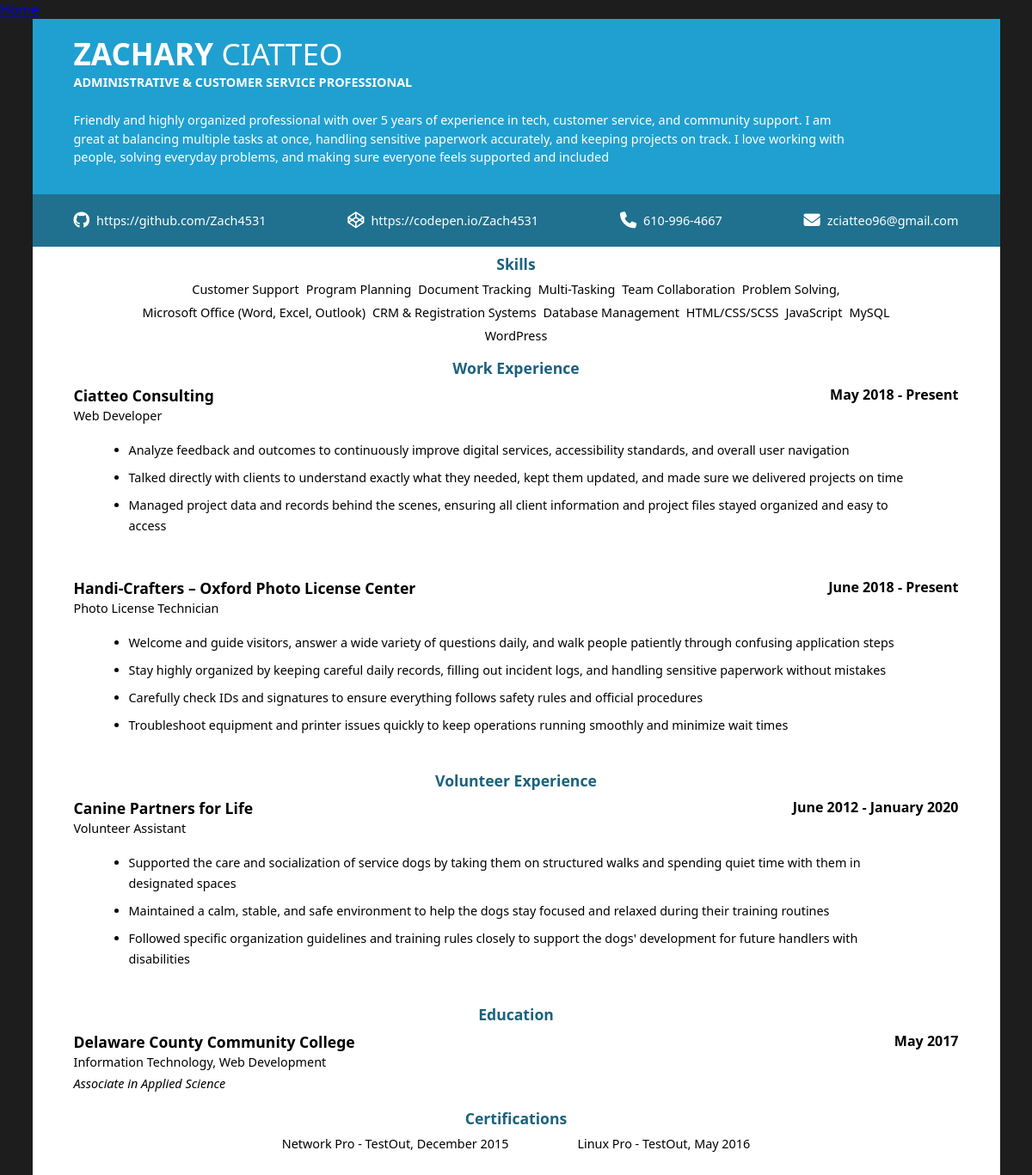
Screenshot of /resume/1 with the database file from the repository.
### builder/models.py (models this page shows, shortened)
class Profile(models.Model):
    first_name = models.CharField(max_length=100)
    last_name = models.CharField(max_length=100)
    email = models.EmailField()
    phone = models.CharField(max_length=20)
    github = models.URLField(blank=True, null=True)
    cpen = models.URLField(blank=True, null=True)

class Resume(models.Model):
    name = models.CharField(max_length=100)
    summary = models.TextField(blank=True, null=True)
    skills = models.ManyToManyField('Skill', related_name='skills', blank=True)
    jobs = models.ManyToManyField('WorkExperience', related_name='jobs', blank=True)
    volunteer_experiences = models.ManyToManyField('Volunteer', related_name='volunteer_experiences', blank=True)
    certifications = models.ManyToManyField('Certification', related_name='certifications', blank=True)

class Skill(models.Model):
    name = models.CharField(max_length=100)

class WorkExperience(models.Model):
    company = models.CharField(max_length=100)
    position = models.CharField(max_length=100)
    start_month = models.CharField(max_length=20, choices=MONTH_CHOICES)
    start_year = models.IntegerField(default=0)
    end_month = models.CharField(max_length=20, choices=MONTH_CHOICES)
    end_year = models.IntegerField(default=0)
    present = models.BooleanField(default=False)

class JobDuty(models.Model):
    job = models.ForeignKey(WorkExperience, on_delete=models.CASCADE, related_name='job_duties')
    description = models.TextField()

class Volunteer(models.Model):
    organization = models.CharField(max_length=100)
    role = models.CharField(max_length=100)
    start_month = models.CharField(max_length=20, choices=MONTH_CHOICES)
    start_year = models.IntegerField()
    end_month = models.CharField(max_length=20, choices=MONTH_CHOICES)
    end_year = models.IntegerField()
    present = models.BooleanField(default=False)

class VoulunteerDuty(models.Model):
    volunteer = models.ForeignKey(Volunteer, on_delete=models.CASCADE, related_name='volunteer_duties')
    description = models.TextField()

class Education(models.Model):
    institution = models.CharField(max_length=100)
    degree = models.CharField(max_length=100)
    major = models.CharField(max_length=100)
    month = models.CharField(max_length=20, choices=MONTH_CHOICES)
    year = models.IntegerField()

class Certification(models.Model):
    name = models.CharField(max_length=100)
    institution = models.CharField(max_length=100)
    month = models.CharField(max_length=20, choices=MONTH_CHOICES)
    year = models.IntegerField()

### builder/views.py (the view)
# urls.py: path('resume/<int:resume_id>', views.resume, name='resume'),
def resume(request, resume_id):
    resume = Resume.objects.get(id=resume_id)
    return render(request, 'builder/resume.html', {
        'resume': resume,
        'profile': Profile.objects.first(),
        'education': Education.objects.all(),
    })

### builder/templates/builder/resume.html
{% extends 'builder/layout.html' %}
{% block body %}
  <a href="{% url 'index' %}">Home</a>
  <div class="resume">
    <div class="header">
      <h1><span>{{ profile.first_name }}</span> {{ profile.last_name }}</h1>
      <p>{{ resume.name }}</p>
    </div>
    <div class="summary">
      <p>{{ resume.summary }}</p>
    </div>
    <div class="contact">
      {% if profile.github %}
        <p>
          <i class="fab fa-github"></i> <a href="{{ profile.github }}">{{ profile.github }}</a>
        </p>
      {% endif %}
      {% if profile.cpen %}
        <p>
          <i class="fab fa-codepen"></i> <a href="{{ profile.cpen }}">{{ profile.cpen }}</a>
        </p>
      {% endif %}
      <p>
        <i class="fas fa-phone"></i> {{ profile.phone }}
      </p>
      <p>
        <i class="fas fa-envelope"></i> {{ profile.email }}
      </p>
    </div>
    <div class="content">
      <div class="section">
        <div class="heading">Skills</div>
        <div class="skills">
          {% for skill in resume.skills.all %}
            <div class="skill">{{ skill.name }}</div>
          {% endfor %}
        </div>
      </div>
      <div class="section">
        <div class="heading">Work Experience</div>
        <div class="work-experience">
          {% for item in resume.jobs.all %}
            <div class="work-experience-item">
              <div class="item-header">
                <h3>{{ item.company }}</h3>
                <p>{{ item.position }}</p>
              </div>
              <p>
                {% if item.present %}
                  {{ item.start_month }} {{ item.start_year }} - Present
                {% else %}
                  {{ item.start_month }} {{ item.start_year }} - {{ item.end_month }} {{ item.end_year }}
                {% endif %}
              </p>
              <ul class="job-duties">
                {% for duty in item.job_duties.all %}
                  <li>{{ duty.description }}</li>
                {% endfor %}
              </ul>
            </div>
          {% endfor %}
        </div>
      </div>
      <div class="section">
        <div class="heading">Volunteer Experience</div>
        <div class="volunteer-experience">
          {% for item in resume.volunteer_experiences.all %}
            <div class="volunteer-experience-item">
              <div class="item-header">
                <h3>{{ item.organization }}</h3>
                <p>{{ item.role }}</p>
              </div>
              <p>{{ item.start_month }} {{ item.start_year }} - {{ item.end_month }} {{ item.end_year }}</p>
              <ul class="volunteer-duties">
                {% for duty in item.volunteer_duties.all %}
                  <li>{{ duty.description }}</li>
                {% endfor %}
              </ul>
            </div>
          {% endfor %}
        </div>
      </div>
      <div class="section">
        <div class="heading">Education</div>
        <div class="education">
          {% for item in education %}
            <div class="education-item">
              <div class="item-header">
                <h3>{{ item.institution }}</h3>
                <p>{{ item.major }}</p>
                <i>{{ item.degree }}</i>
              </div>
              <p>{{ item.month }} {{ item.year }}</p>
            </div>
          {% endfor %}
        </div>
      </div>
      <div class="section">
        <div class="heading">Certifications</div>
        <div class="certifications">
          {% for certification in resume.certifications.all %}
            <div class="certification">{{ certification.name }} - {{ certification.institution }}, {{ certification.month }} {{ certification.year }}</div>
          {% endfor %}
        </div>
      </div>
    </div>
  </div>
{% endblock %}

### builder/static/builder/style.css (style rules this page uses)
* { box-sizing: border-box; margin: 0; padding: 0; }
html { background-color: #1d1d1d; }
body { font-family: system-ui, -apple-system, BlinkMacSystemFont, 'Segoe UI', Roboto, Oxygen, Ubuntu, Cantarell, 'Open Sans', 'Helvetica Neue', sans-serif; padding: 0; margin: 0; }
.resume { max-width: 1125px; background-color: white !important; padding-bottom: 1.5rem; margin: 0 auto; }
.content { padding: 0rem 3rem; }
.header, .summary, .contact { padding: 1rem 3rem; color: white; }
.skills { padding: 0rem 3rem; display: flex; flex-wrap: wrap; justify-content: center; gap: 0.5rem; margin: 0 auto; width: 100%; font-size: 0.9rem; font-weight: 500; }
.heading { font-size: 1.1rem; font-weight: bold; padding-block: 0.5rem; text-align: center; color: #1b627d; }
.section { padding: 0rem 0rem 0.5rem 0rem; }
.certification-item, .education-item, .work-experience-item, .volunteer-experience-item { display: grid; grid-template-columns: 1fr 1fr; }
.certifications { display: flex; justify-content: center; gap: 5rem; font-weight: 500; font-size: 0.9rem; }
.education, .work-experience, .volunteer-experience { display: flex; flex-direction: column; gap: 1.5rem; }

### rows the page displays
Profile: first_name "ZACHARY", last_name "CIATTEO", github "https://github.com/Zach4531", cpen "https://codepen.io/Zach4531", phone "610-996-4667", email "zciatteo96@gmail.com"
Resume: name "ADMINISTRATIVE & CUSTOMER SERVICE PROFESSIONAL", summary "Friendly and highly organized professional with over 5 years of experience in tech, customer service, and community support. I am great at balancing multiple tasks at once, handling sensitive paperwork accurately, and keeping projects on track. I love working with people, solving everyday problems, and making sure everyone feels supported and included"
Skill: name "Customer Support"
Skill: name "Program Planning"
Skill: name "Document Tracking"
Skill: name "Multi-Tasking"
Skill: name "Team Collaboration"
Skill: name "Problem Solving,"
Skill: name "Microsoft Office (Word, Excel, Outlook)"
Skill: name "CRM & Registration Systems"
Skill: name "Database Management"
Skill: name "HTML/CSS/SCSS"
Skill: name "JavaScript"
Skill: name "MySQL"
Skill: name "WordPress"
WorkExperience: company "Ciatteo Consulting", position "Web Developer", start_month "May", start_year "2018"
JobDuty: description "Analyze feedback and outcomes to continuously improve digital services, accessibility standards, and overall user navigation"
JobDuty: description "Talked directly with clients to understand exactly what they needed, kept them updated, and made sure we delivered projects on time"
JobDuty: description "Managed project data and records behind the scenes, ensuring all client information and project files stayed organized and easy to access"
WorkExperience: company "Handi-Crafters – Oxford Photo License Center", position "Photo License Technician", start_month "June", start_year "2018"
JobDuty: description "Welcome and guide visitors, answer a wide variety of questions daily, and walk people patiently through confusing application steps"
JobDuty: description "Stay highly organized by keeping careful daily records, filling out incident logs, and handling sensitive paperwork without mistakes"
JobDuty: description "Carefully check IDs and signatures to ensure everything follows safety rules and official procedures"
JobDuty: description "Troubleshoot equipment and printer issues quickly to keep operations running smoothly and minimize wait times"
Volunteer: organization "Canine Partners for Life", role "Volunteer Assistant", start_month "June", start_year "2012", end_month "January", end_year "2020"
VoulunteerDuty: description "Supported the care and socialization of service dogs by taking them on structured walks and spending quiet time with them in designated spaces"
VoulunteerDuty: description "Maintained a calm, stable, and safe environment to help the dogs stay focused and relaxed during their training routines"
VoulunteerDuty: description "Followed specific organization guidelines and training rules closely to support the dogs' development for future handlers with disabilities"
Education: institution "Delaware County Community College", major "Information Technology, Web Development", degree "Associate in Applied Science", month "May", year "2017"
Certification: name "Network Pro", institution "TestOut", month "December", year "2015"
Certification: name "Linux Pro", institution "TestOut", month "May", year "2016"
